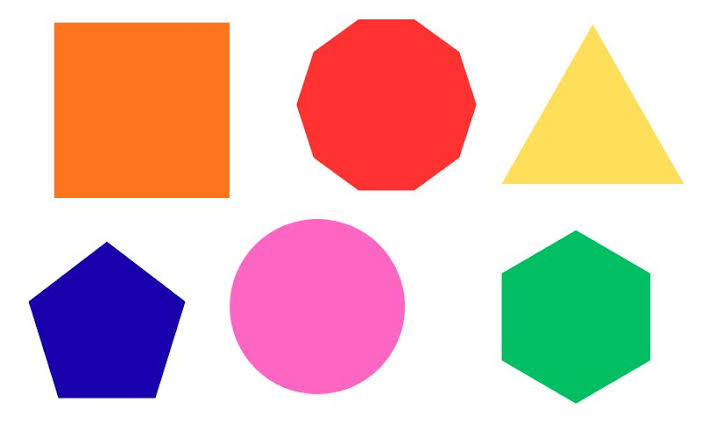
#> input picture Imagenes/imagen.bmp, 701 x 438 px
$ python main.py Imagenes/imagen.bmp
#> lines starting #> are read from the running program, lines starting #| are printed output that depends on the picture; after the words box and inside, x2 and y2 are one past the last pixel; in counts of white or black regions, pixels touching at a corner belong together
### Lector.py
# -*- coding: utf-8 -*-
"""Lector

Automatically generated by Colab.

Original file is located at
    https://colab.research.google.com/drive/1eoOCP6S6bSQfcfigyNb1gA1ZZNFERyPG
"""

import cv2

def cargar_imagen(ruta_imagen):
#> called with ruta_imagen = 'Imagenes/imagen.bmp'
    imagen = cv2.imread(ruta_imagen, 1)
#> imagen is the input picture: shape (438, 701, 3); mean B, G, R 189.3, 193.2, 225.7
    if imagen is None:
        raise FileNotFoundError(f"Error: No se pudo cargar la imagen '{ruta_imagen}'. Verifica la ruta y que sea .bmp")
    return imagen

def convertir_a_grises(imagen_color):
    return cv2.cvtColor(imagen_color, cv2.COLOR_BGR2GRAY)

def rgb_a_hexadecimal(red, green, blue):
    # Se añade .upper() para que el formato hexadecimal se vea más limpio (ej. #FF0000)
    return "#{:02x}{:02x}{:02x}".format(red, green, blue).upper()

### Array.py
# -*- coding: utf-8 -*-
"""Array

Automatically generated by Colab.

Original file is located at
    https://colab.research.google.com/drive/1treluNRST-hEi0WEg0nxzIEA4AgHhquR
"""

import cv2
from Clasificacion import clasificacion_de_figuras
from Lector import rgb_a_hexadecimal

def analizar_arreglo_figuras(contornos, imagen):
    if not contornos:
        print("No se detectaron figuras en la imagen.")
        return

    contornos_validos = []
    for c in contornos:
        if cv2.contourArea(c) > 100:
            contornos_validos.append(c)

    print(f"Se encontraron {len(contornos_validos)} figura(s). Analizando...")
    print("-" * 30)

    for i, contorno in enumerate(contornos_validos):
        perimetro = cv2.arcLength(contorno, True)
        aproximacion = cv2.approxPolyDP(contorno, 0.04 * perimetro, True)
        puntas = len(aproximacion)

        if puntas > 6:
            puntas = 0

        categoria = clasificacion_de_figuras(puntas)

        M = cv2.moments(contorno)
        if M["m00"] != 0:
            cX = int(M["m10"] / M["m00"])
            cY = int(M["m01"] / M["m00"])
        else:
            cX, cY = contorno[0][0]

        color_bgr = imagen[cY, cX]
        blue = int(color_bgr[0])
        green = int(color_bgr[1])
        red = int(color_bgr[2])

        hex_color = rgb_a_hexadecimal(red, green, blue)

        print(f"Figura {i+1}:")
        print(f"  - Categoría: {categoria}")
        print(f"  - Color (Hex): {hex_color}")
        print("-" * 30)

### Clasificacion.py
# -*- coding: utf-8 -*-
"""Clasificacion

Automatically generated by Colab.

Original file is located at
    https://colab.research.google.com/drive/1-b6P75hvOJq8ZVdAlyeSIdYbUTnazspC
"""

def clasificacion_de_figuras(puntas):
    if puntas == 0:
        return "O"
    if puntas == 4:
        return "C"
    if puntas == 3:
        return "T"
    if puntas < 3 or puntas > 4:
        return "X"

### main.py
import cv2
import sys
import numpy as np
from Lector import cargar_imagen
from Array import analizar_arreglo_figuras

def procesar_imagen(ruta_imagen):
    try:
        imagen = cargar_imagen(ruta_imagen)
    except FileNotFoundError as e:
        print(e)
        return

    #para los pixeles de los bordes de la imagen
    borde_sup = imagen[0, :]
#> borde_sup = 701 rows, first 8: [255, 255, 255], [255, 255, 255], [255, 255, 255], [255, 255, 255], [255, 255, 255], [255, 255, 255], [255, 255, 255], [255, 255, 255]
    borde_inf = imagen[-1, :]
#> borde_inf has the same summary as borde_sup
    borde_izq = imagen[:, 0]
#> borde_izq = 438 rows, first 8: [255, 255, 255], [255, 255, 255], [255, 255, 255], [255, 255, 255], [255, 255, 255], [255, 255, 255], [255, 255, 255], [255, 255, 255]
    borde_der = imagen[:, -1]
#> borde_der has the same summary as borde_izq

    #enlazamos todos los pixeles del borde en un solo arreglo
    pixeles_borde = np.concatenate((borde_sup, borde_inf, borde_izq, borde_der), axis=0)
#> pixeles_borde = 2278 rows, first 8: [255, 255, 255], [255, 255, 255], [255, 255, 255], [255, 255, 255], [255, 255, 255], [255, 255, 255], [255, 255, 255], [255, 255, 255]

    #para el color más frecuente en el borde que será el fondo
    colores, conteos = np.unique(pixeles_borde, axis=0, return_counts=True)
#> colores = [[255, 255, 255]]; conteos = [2278]
    color_fondo = colores[np.argmax(conteos)]
#> color_fondo = [255, 255, 255]

    #una máscara que aisle el color del fondo
    mask_bg = cv2.inRange(imagen, color_fondo, color_fondo)
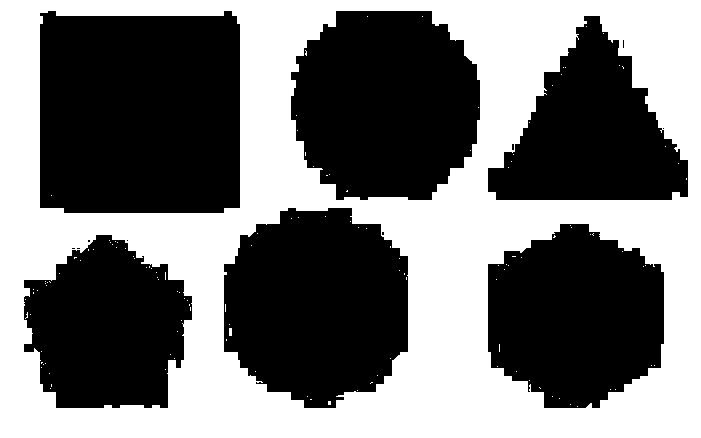
#> mask_bg: shape (438, 701); 46% white; 133 white regions (131 under 20 px), largest, box (x1, y1, x2, y2) and area: (0, 0, 701, 438) 140869, (229, 328, 232, 336) 24

    #la invertimos
    mask_figuras = cv2.bitwise_not(mask_bg)
#> mask_figuras: shape (438, 701); 54% white; 133 black regions (131 under 20 px)

    #para los contornos sobre la nueva máscara
    contornos, _ = cv2.findContours(mask_figuras, cv2.RETR_EXTERNAL, cv2.CHAIN_APPROX_SIMPLE)
#> contornos = 14 contours, 8 with area under 20; largest, box (x1, y1, x2, y2) and area: (40, 11, 240, 213) 38852, (224, 208, 408, 408) 29010, (291, 11, 480, 200) 28916, (488, 224, 664, 408) 25008, (24, 235, 192, 408) 21246, (488, 16, 688, 200) 20830

    analizar_arreglo_figuras(contornos, imagen)
#> the loop in analizar_arreglo_figuras, `for c in contornos:` made 14 passes
#> c on passes 1, 2, 3, 4, 6, 9, 10, 11: [[77, 248], [79, 248]], [[72, 248], [74, 248]], [[127, 240]], [[88, 240], [88, 241], [89, 241], [89, 240]], [[382, 232], [382, 234], [383, 234], [383, 232]], [[512, 144], [512, 149], [513, 149], [513, 144]], [[663, 128]], [[623, 40], [623, 47]]
#> after the loop in analizar_arreglo_figuras, `for c in contornos:`: contornos_validos = 6 contours; box (x1, y1, x2, y2) and area: (40, 11, 240, 213) 38852, (224, 208, 408, 408) 29010, (291, 11, 480, 200) 28916, (488, 224, 664, 408) 25008, (24, 235, 192, 408) 21246, (488, 16, 688, 200) 20830
#> (printed output is left out)
#> the loop in analizar_arreglo_figuras, `for i, contorno in enumerate(contornos_validos):` made 6 passes
#> (perimetro, aproximacion, categoria, cX, cY, blue, green) on passes 4, 6: (798.6, [[584, 16], [488, 191], [687, 196]], 'T', 591, 134, 89, 222), (810.7, [[40, 13], [40, 207], [239, 207], [231, 11]], 'C', 139, 113, 31, 116)
#> (perimetro, categoria, cX, cY, blue, green, red) on passes 1, 2, 3, 5: (754.9, 'X', 106, 327, 174, 0, 24), (741, 'X', 575, 316, 99, 191, 2), (791.4, 'X', 316, 305, 195, 101, 255), (772.2, 'X', 385, 104, 49, 49, 255)
#> (printed output is left out)

if __name__ == "__main__":
    if len(sys.argv) != 2:
        print("Uso incorrecto. Ejecuta:")
        print("python main.py ruta_de_la_imagen.bmp")
    else:
        ruta = sys.argv[1]
        procesar_imagen(ruta)
